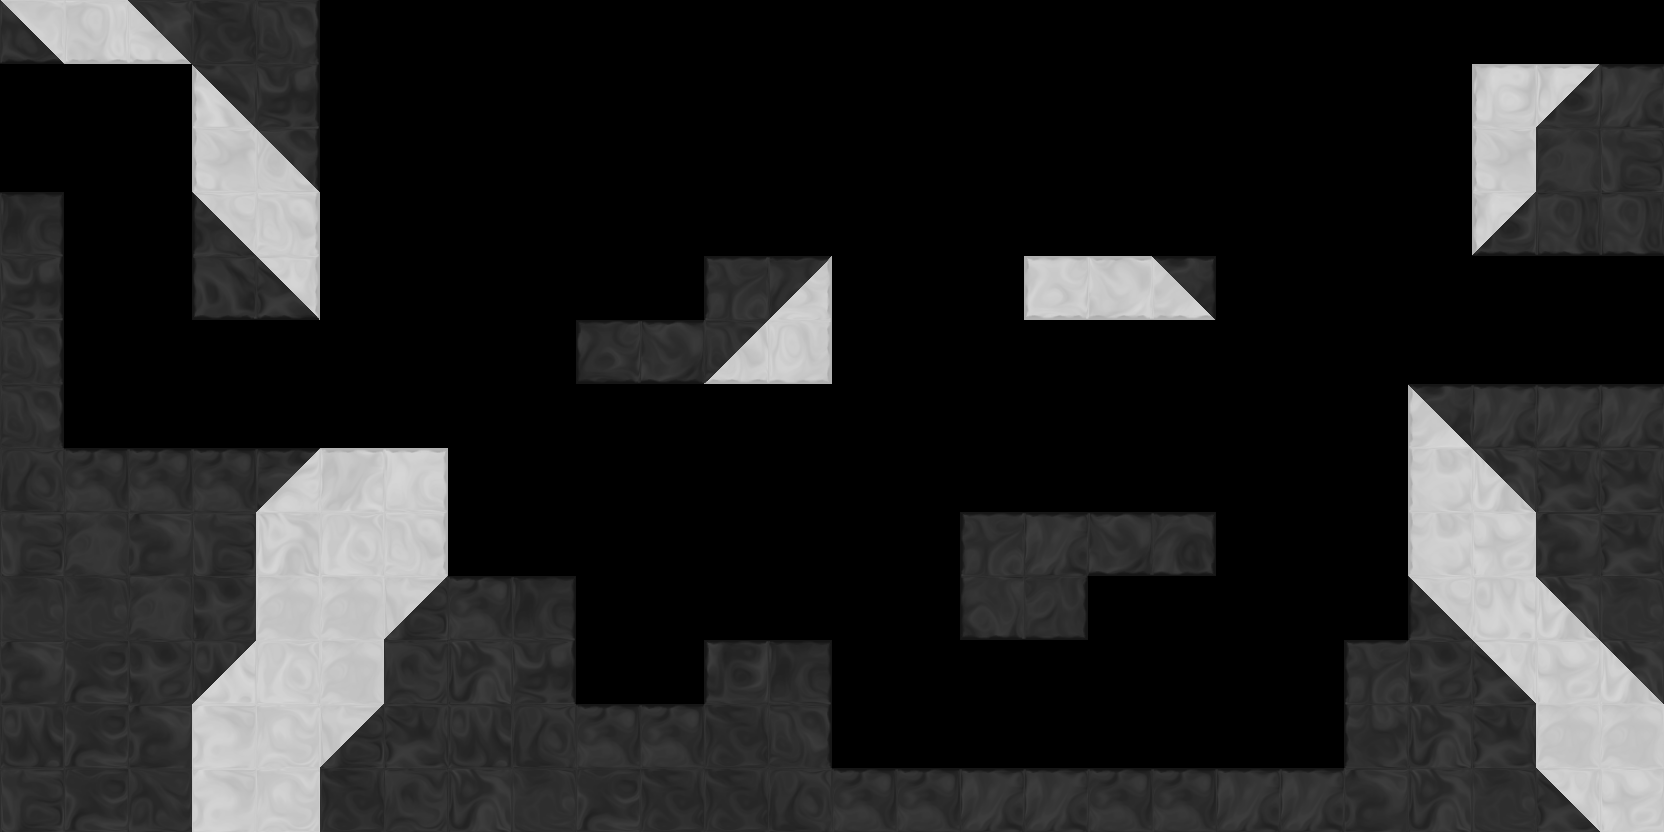

This is a level from a 2D game, rendered from its Tiled map with the project's own tilesets. A one-line summary and the complete map file follow:
An orthogonal 26x13 tile map with 64x64 px tiles, 1 tile layer (tile), 1 hidden layer not drawn, 6 tilesets and 8 objects (3x AlienPath, 2x DoorBlack, 2x Exit, AlienRed).

<map version="1.0" orientation="orthogonal" width="26" height="13" tilewidth="64" tileheight="64">
 <properties>
  <property name="bg" value="bg_top" />
  <property name="bgParallaxX" value=".8" />
  <property name="bgParallaxY" value=".8" />
  <property name="music" value="boss1" />
 </properties>
 <tileset firstgid="1" source="tiles/black_tiles.tsx" />
 <tileset firstgid="50" source="tiles/white_tiles.tsx" />
 <tileset firstgid="99" source="tiles/mixed_tiles.tsx" />
 <tileset firstgid="211" source="tiles/glass_tiles.tsx" />
 <tileset firstgid="260" source="tiles/black_indestructable.tsx" />
 <tileset firstgid="310" source="tiles/sand_tiles.tsx" />
 <layer name="backTile" width="26" height="13" visible="0">
  <data encoding="csv">
0,0,0,0,0,0,0,0,0,0,0,0,0,0,0,0,0,0,0,0,0,0,0,0,0,0,
0,0,0,0,0,0,0,0,0,0,0,0,0,0,0,0,0,0,0,0,0,0,0,0,0,0,
0,0,0,0,0,0,0,0,0,0,0,0,0,0,0,0,0,0,0,0,0,0,0,0,0,0,
0,0,0,0,0,0,0,0,0,0,0,0,0,0,0,0,0,0,0,0,0,0,0,0,0,0,
0,0,0,0,0,0,0,0,0,0,0,0,0,0,0,0,0,0,0,0,0,0,0,0,0,0,
0,0,0,0,0,0,0,0,0,0,0,0,0,0,0,0,0,0,0,0,0,0,0,0,0,0,
0,0,0,0,0,0,0,0,0,0,0,0,0,0,0,0,0,0,0,0,0,0,0,0,0,0,
0,0,0,0,0,0,0,0,0,0,0,0,0,0,0,0,0,0,0,0,0,0,0,0,0,0,
0,0,0,0,0,0,0,0,0,0,0,0,0,0,0,0,0,0,0,0,0,0,0,0,0,0,
0,0,0,0,0,0,0,0,0,0,0,0,0,0,0,0,0,0,0,0,0,0,0,0,0,0,
0,0,0,0,0,0,0,0,0,0,0,0,0,0,0,0,0,0,0,0,0,0,0,0,0,0,
0,0,0,0,0,0,0,0,0,0,0,0,0,0,0,0,0,0,0,0,0,0,0,0,0,0,
0,0,0,0,0,0,0,0,0,0,0,0,0,0,0,0,0,0,0,0,0,0,0,0,0,0
</data>
 </layer>
 <objectgroup name="obj" width="26" height="13">
  <object type="DoorBlack" x="1472" y="256" width="64" height="128" />
  <object type="AlienRed" x="1408" y="128" />
  <object type="AlienPath" x="1280" y="156">
   <polyline points="-352,-4 23,-7 45,261 0,484 -342,556 -448,356 -768,292 -832,98 -662,-4 -350,-5" />
  </object>
  <object type="AlienPath" x="927" y="155">
   <polyline points="0,0 9,252 393,263" />
  </object>
  <object type="AlienPath" x="800" y="512">
   <polyline points="32,0 135,-107" />
  </object>
  <object type="DoorBlack" x="64" y="192" width="128" height="64">
   <properties>
    <property name="autoClose" value="true" />
    <property name="cannotOpen" value="true" />
   </properties>
  </object>
 </objectgroup>
 <layer name="tile" width="26" height="13">
  <data encoding="csv">
122,87,120,35,25,0,0,0,0,0,0,0,0,0,0,0,0,0,0,0,0,0,0,0,0,0,
0,0,0,127,26,0,0,0,0,0,0,0,0,0,0,0,0,0,0,0,0,0,0,58,107,10,
0,0,0,71,113,0,0,0,0,0,0,0,0,0,0,0,0,0,0,0,0,0,0,71,6,2,
18,0,0,129,74,0,0,0,0,0,0,0,0,0,0,0,0,0,0,0,0,0,0,156,38,38,
26,0,0,30,150,0,0,0,0,0,0,16,144,0,0,0,95,94,183,0,0,0,0,0,0,0,
25,0,0,0,0,0,0,0,0,46,45,123,88,0,0,0,0,0,0,0,0,0,0,0,0,0,
25,0,0,0,0,0,0,0,0,0,0,0,0,0,0,0,0,0,0,0,0,0,134,10,10,10,
28,17,17,17,109,59,67,0,0,0,0,0,0,0,0,0,0,0,0,0,0,0,72,99,3,3,
2,6,49,2,50,77,74,0,0,0,0,0,0,0,0,16,10,45,40,0,0,0,72,54,49,3,
7,7,6,5,55,55,100,17,18,0,0,0,0,0,0,37,32,0,0,0,0,0,129,53,99,7,
49,42,5,102,77,55,21,1,26,0,0,9,18,0,0,0,0,0,0,0,0,16,5,101,54,99,
4,42,49,98,70,100,3,4,28,17,17,35,25,0,0,0,0,0,0,0,0,23,1,3,55,55,
2,42,14,98,70,35,21,1,7,42,35,35,28,17,17,10,10,17,17,10,10,49,1,7,101,54
</data>
 </layer>
 <objectgroup name="front" width="26" height="13">
  <object type="Exit" x="1600" y="256" width="64" height="128">
   <properties>
    <property name="mapTo" value="openArea" />
   </properties>
  </object>
  <object type="Exit" x="20" y="64" width="64" height="128">
   <properties>
    <property name="mapTo" value="star" />
   </properties>
  </object>
 </objectgroup>
</map>
